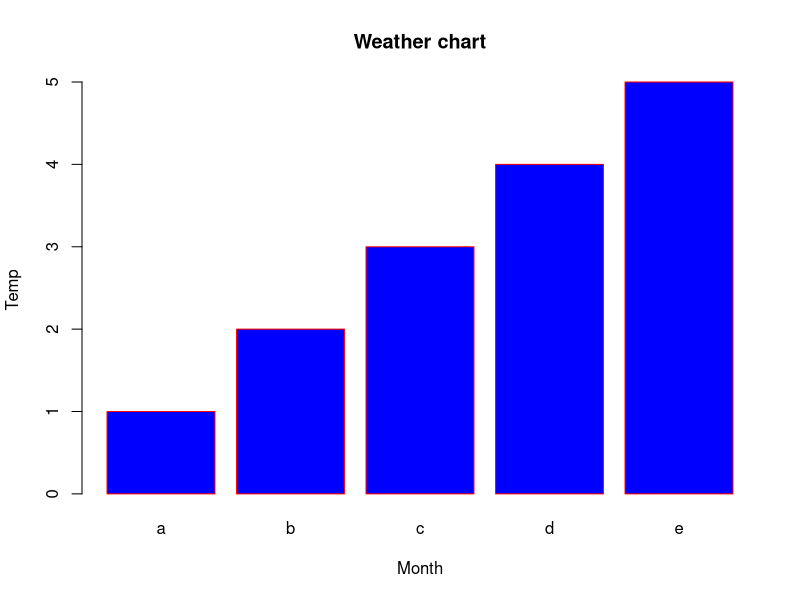

R code for this plot:
#Write R script to create bar chart(3 different styles preferable).

# Y axis
val <- c(1,2,3,4,5)
# X axis
nam <- c('a','b','c','d','e')
#o/p file
png('bar.png')
#bar config
barplot(val,names.arg=nam,xlab='Month',ylab='Temp',col='blue',main='Weather chart',
border='red')
#make bar
dev.off()